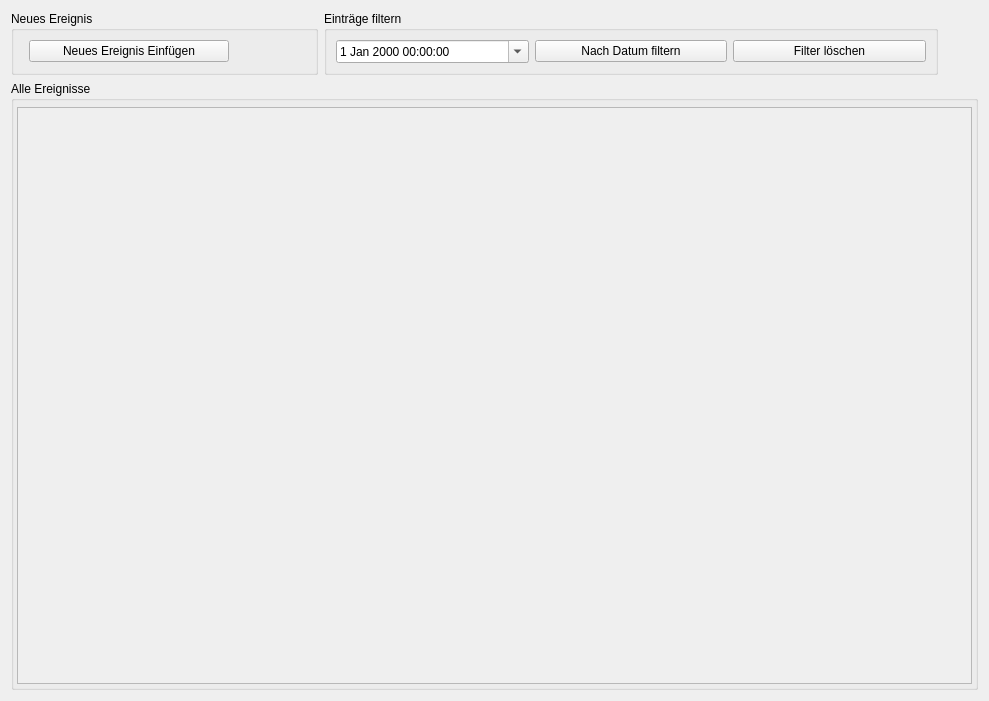
<?xml version="1.0" encoding="UTF-8"?>
<ui version="4.0">
 <class>Ereignis</class>
 <widget class="QWidget" name="Ereignis">
  <property name="geometry">
   <rect>
    <x>0</x>
    <y>0</y>
    <width>989</width>
    <height>701</height>
   </rect>
  </property>
  <property name="windowTitle">
   <string>Form</string>
  </property>
  <layout class="QVBoxLayout" name="verticalLayout" stretch="0,4">
   <item>
    <layout class="QHBoxLayout" name="horizontalLayout_3" stretch="1,2,0">
     <item>
      <widget class="QGroupBox" name="groupBox">
       <property name="maximumSize">
        <size>
         <width>850</width>
         <height>16777215</height>
        </size>
       </property>
       <property name="title">
        <string>Neues Ereignis</string>
       </property>
       <layout class="QFormLayout" name="formLayout">
        <property name="fieldGrowthPolicy">
         <enum>QFormLayout::AllNonFixedFieldsGrow</enum>
        </property>
        <item row="0" column="1">
         <widget class="QPushButton" name="pushButton">
          <property name="maximumSize">
           <size>
            <width>200</width>
            <height>16777215</height>
           </size>
          </property>
          <property name="text">
           <string>Neues Ereignis Einfügen</string>
          </property>
         </widget>
        </item>
       </layout>
      </widget>
     </item>
     <item>
      <widget class="QGroupBox" name="groupBox_3">
       <property name="title">
        <string>Einträge filtern</string>
       </property>
       <layout class="QGridLayout" name="gridLayout">
        <item row="0" column="0">
         <widget class="QDateTimeEdit" name="dateTimeEdit">
          <property name="calendarPopup">
           <bool>true</bool>
          </property>
         </widget>
        </item>
        <item row="0" column="1">
         <widget class="QPushButton" name="setFilterButton">
          <property name="text">
           <string>Nach Datum filtern</string>
          </property>
         </widget>
        </item>
        <item row="0" column="2">
         <widget class="QPushButton" name="clearFilterButton">
          <property name="text">
           <string>Filter löschen</string>
          </property>
         </widget>
        </item>
       </layout>
      </widget>
     </item>
     <item>
      <spacer name="horizontalSpacer_2">
       <property name="orientation">
        <enum>Qt::Horizontal</enum>
       </property>
       <property name="sizeHint" stdset="0">
        <size>
         <width>40</width>
         <height>20</height>
        </size>
       </property>
      </spacer>
     </item>
    </layout>
   </item>
   <item>
    <widget class="QGroupBox" name="groupBox_2">
     <property name="title">
      <string>Alle Ereignisse</string>
     </property>
     <layout class="QHBoxLayout" name="horizontalLayout_4">
      <property name="spacing">
       <number>0</number>
      </property>
      <property name="leftMargin">
       <number>3</number>
      </property>
      <property name="topMargin">
       <number>6</number>
      </property>
      <property name="rightMargin">
       <number>3</number>
      </property>
      <property name="bottomMargin">
       <number>3</number>
      </property>
      <item>
       <widget class="QScrollArea" name="scrollArea">
        <property name="widgetResizable">
         <bool>true</bool>
        </property>
        <widget class="QWidget" name="scrollAreaWidgetContents">
         <property name="geometry">
          <rect>
           <x>0</x>
           <y>0</y>
           <width>955</width>
           <height>583</height>
          </rect>
         </property>
        </widget>
       </widget>
      </item>
     </layout>
    </widget>
   </item>
  </layout>
 </widget>
 <resources/>
 <connections/>
</ui>
